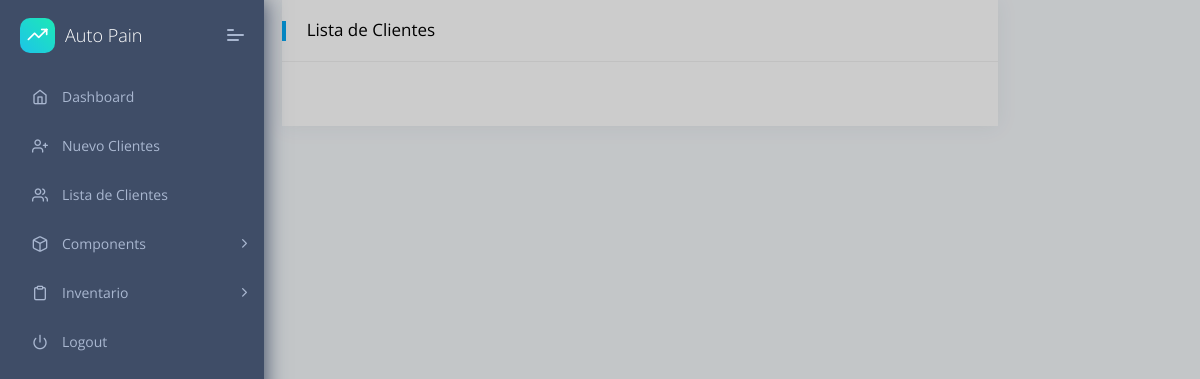
Page /cliente (signed in) on the earlier database version.
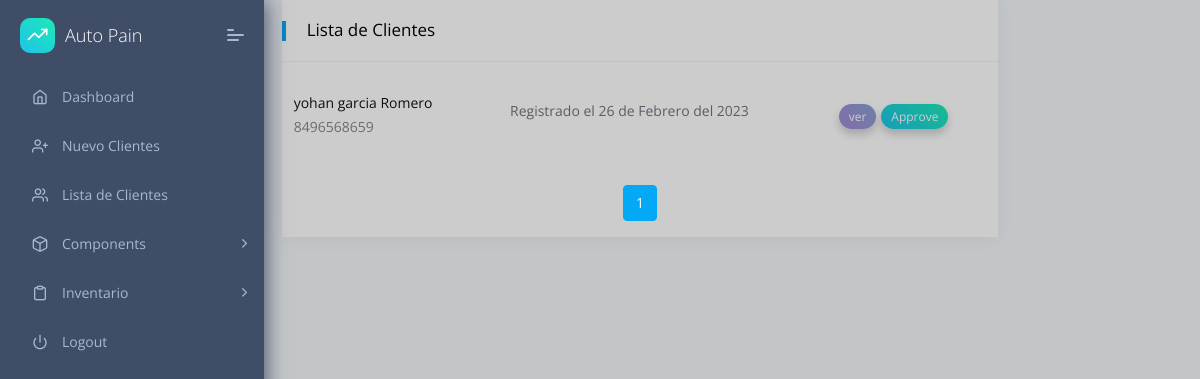
Same page on the later database version.
### src/models/Cliente.py (models this page shows, shortened)
class Cliente(db.Model):
    __tablename__ = 'clientes'
    id = db.Column(db.Integer, primary_key=True)
    username = db.Column(db.String(80),  nullable=False)
    lastname = db.Column(db.String(80),  nullable=False)
    telefono = db.Column(db.String(80),  nullable=False)
    cedula = db.Column(db.String(80))
    direccion = db.Column(db.String(100))
    created = db.Column(db.DateTime, nullable=False, default=datetime.utcnow)
    status = db.Column(db.Boolean, unique=False, default=True)
    vehiculos = relationship('Vehiculo', back_populates='clientes')
    serviciopagos = relationship('Serviciopago', back_populates='clientes')

### src/views/cliente.py (the view)
@cliente.route('', methods=['GET'])
@login_required
def cliente_all():
    page = request.args.get('page', 1, type=int)
    clientes = Cliente.query.filter().order_by(Cliente.username,
        Cliente.lastname,
        Cliente.telefono).paginate(page=page, per_page=5)
    return render_template('/cliente/index.html', clientes=clientes, current_date_format=current_date_format)

### src/helper.py (called while the page is built)
def current_date_format(date):
    months = ("Enero", "Febrero", "Marzo", "Abri", "Mayo", "Junio", "Julio", "Agosto", "Septiembre", "Octubre", "Noviembre", "Diciembre")
    day = date.day
    month = months[date.month - 1]
    year = date.year
    messsage = "{} de {} del {}".format(day, month, year)
    return messsage

### src/views/auth.py (called while the page is built)
@login_manager.user_loader
def load_user(user_id):
    return User.query.get(int(user_id))

### src/templates/cliente/index.html (shortened to what this page needs)
{% extends "layouts/base.html" %} {% block title %} UI Forms {% endblock %}
{% block stylesheets %}{% endblock stylesheets %} {% block content %}
<div class="col-xl-8 col-md-6 mx-auto">
  <div class="card Recent-Users">
    <div class="card-header">
      <h5>Lista de Clientes</h5>
    </div>
    <div class="card-block px-0 py-3">
      <div class="table-responsive">
        <table class="table table-hover">
          <tbody>
            {% for cliente in clientes.items %}
            <tr class="unread">
              <td>
                <h6 class="mb-1">
                  {{ cliente.username }} {{ cliente.lastname }}
                </h6>
                <p class="m-0">{{ cliente.telefono }}</p>
              </td>
              <td>
                <h6 class="text-muted">
                  Registrado el {{current_date_format(cliente.created) }}
                </h6>
              </td>
              <td>
                <a href="../cliente/ver/{{cliente.id}}" class="label theme-bg2 text-white f-12">ver</a
                ><a href="#!" class="label theme-bg text-white f-12">Approve</a>
              </td>
            </tr>
            {% endfor %}
          </tbody>
        </table>
      </div>
    </div>
    <div class="pagination mx-auto">
      <nav aria-label="Page navigation example ">
        <ul class="pagination">
           {% for number in clientes.iter_pages() %} {% if
          clientes.page != number %}
          <li class="page-item">
            <a class="page-link" href="{{ url_for('cliente', page=number) }}">
              {{ number }}
            </a>
          </li>
          {% else %}
          <li class="page-item active">
            <span class="page-link"
              >{{ number }}<span class="sr-only">(current)</span></span
            >
          </li>
          {% endif %} {% endfor %}
        </ul>
      </nav>
    </div>
  </div>
</div>
{% endblock %}

Differences in the rows shown:
added Cliente: username "yohan", lastname "garcia Romero", telefono "8496568659", created "26 de Febrero del 2023"
Other differences:
new list line: "1"
